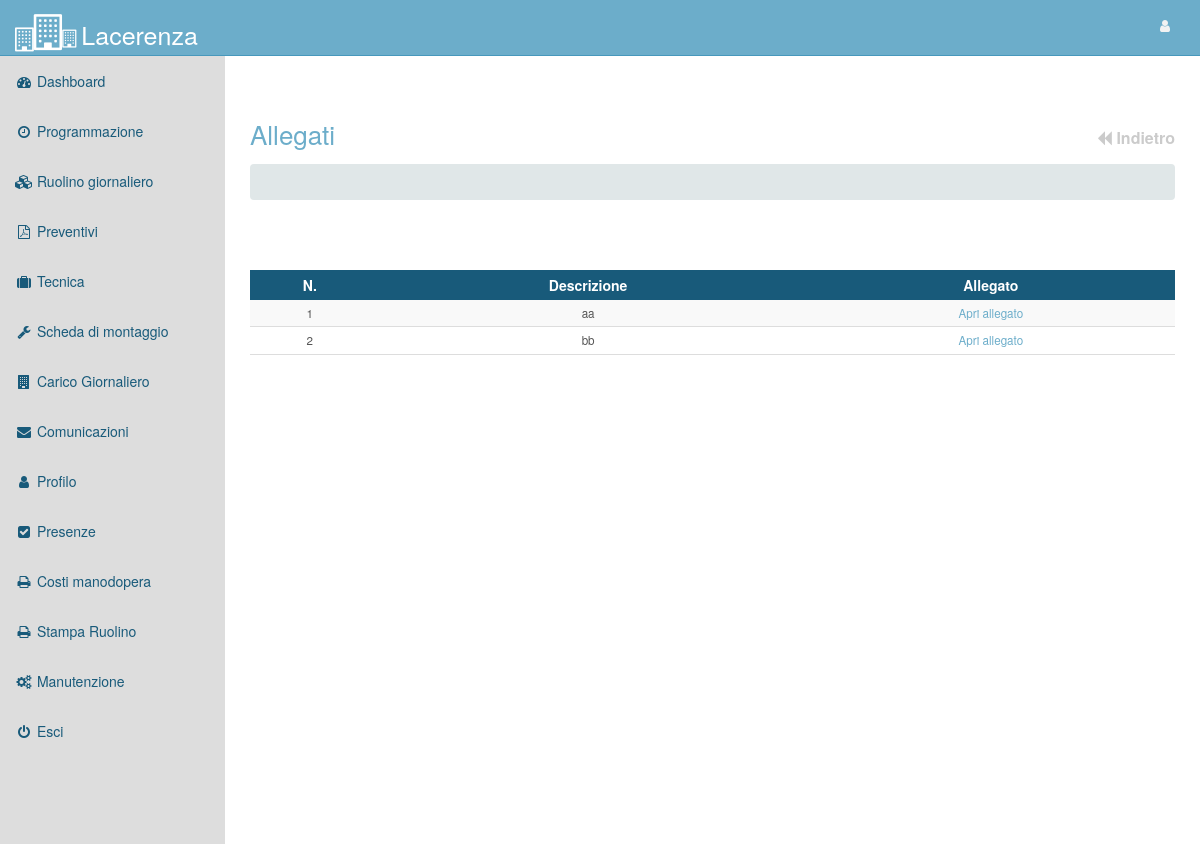
The page /allegati_comunicazione.php?id=5 (signed in) on the database as committed earlier.
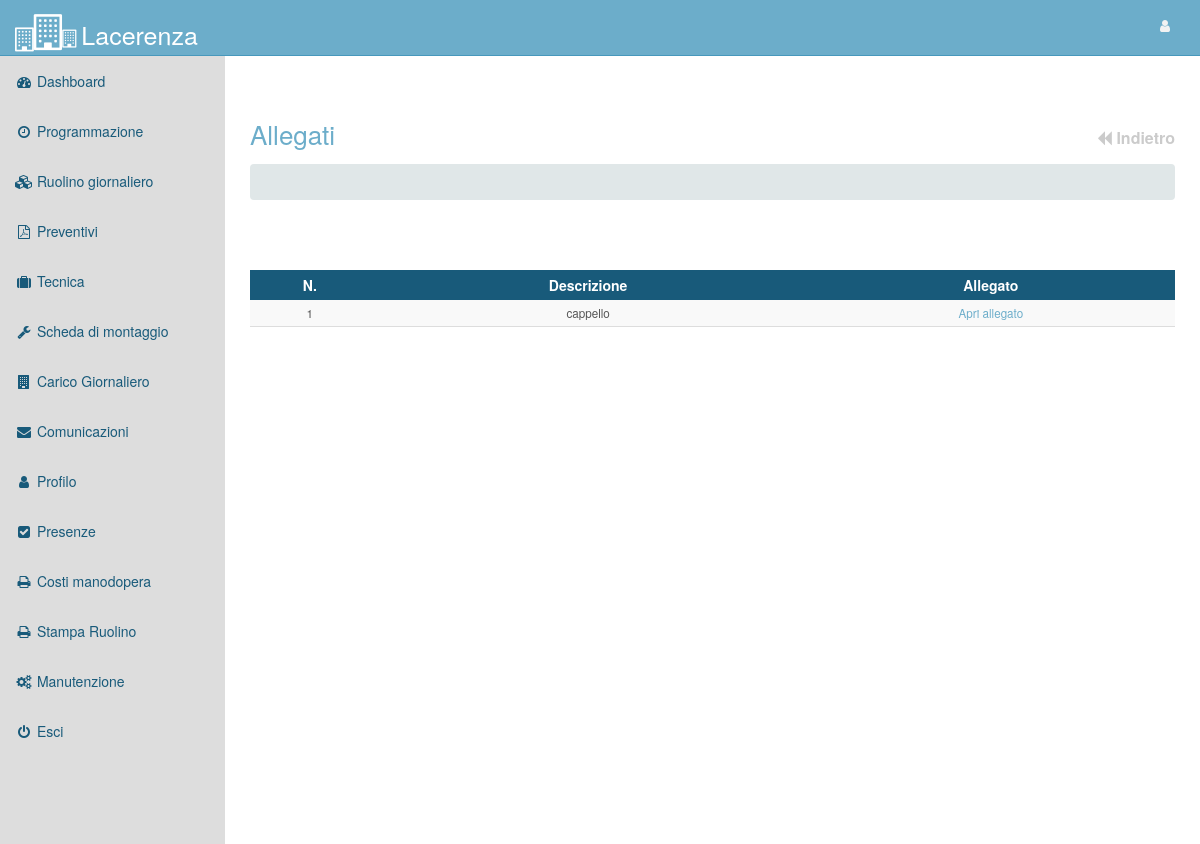
The same page on the database as committed later.
### tables this page shows
CREATE TABLE `tb_allegati_comunicazioni` (
  `id` INTEGER(11) NOT NULL AUTO_INCREMENT,
  `id_comunicazione` INTEGER(11) DEFAULT NULL,
  `link` VARCHAR(256) DEFAULT NULL,
  `descrizione` VARCHAR(512) DEFAULT NULL,
  `utente` VARCHAR(256) DEFAULT NULL,
  `file_name` VARCHAR(256) DEFAULT NULL,
  PRIMARY KEY USING BTREE (`id`),
  UNIQUE INDEX `id` USING BTREE (`id`)
);

### lib/verificaConvertiData.php (called while the page is built)
<?php
function CapovolgiData($data){
	$separatori = array(":", ";", ",", "-"," ");
	$data = str_replace($separatori, "/", $data);
	$data = explode("/", $data);
	$data=$data[2]."-".$data[1]."-".$data[0];
	return $data;
}
?>

### classi/class.Comunicazioni.php (called while the page is built, shortened)
<?php
class Comunicazioni
{
   function __construct()
   {
		$this->numero = 0;
	}
	 public function caricaAllegati($id_comunicazione)
   {
	  $query = "SELECT * FROM tb_allegati_comunicazioni WHERE id_comunicazione = $id_comunicazione;";
	  $e_query = EseguiQuery($query,"selezione");
	  $this->numero = $e_query->num_rows;
      return $e_query;
   }
   public function numero()
   {
      return $this->numero;
   }
}
?>

### databases/db_function.php (called while the page is built, shortened)
<?php
function EseguiQuery ($query, $tipo ='sp', $nomeDB = "my_lacerenza")
	{
		$serverDB = "localhost";
		$usernameDB = "root";
		$passwordDB = "root";
		$mysqli = new mysqli($serverDB, $usernameDB, $passwordDB, $nomeDB);
		switch ($tipo) {
			case 'selezione':
				$RecordsetRisultati = $mysqli->query($query);
				return $RecordsetRisultati;
				break;
		}
	}
?>

### allegati_comunicazione.php (the view, shortened to what this page needs)
<?php
require_once("lib/verificaConvertiData.php");
include("databases/db_function.php");
require_once("classi/class.Comunicazioni.php");
require_once("lib/verificaConvertiData.php");
	include("header.php");
	$id=$_GET['id'];
	$id_commessa=$_GET['id_commessa'];
	$data = isset($_GET['data']) ? $_GET['data'] : date("Y-m-01");
	$data_indietro = ($data != "") ? capovolgiData($data) : date("01-m-Y");
	$a_data = isset($_GET['a_data']) ? $_GET['a_data'] : date("Y-m-31");
	$a_data_indietro = ($a_data != "") ? capovolgiData($a_data) : date("31-m-Y");
$allegati = new Comunicazioni();
$e_query_callegati = $allegati->caricaAllegati($id);
?>
        <div id="page-wrapper">
            <div class="container-fluid">
                <div class="row">
						<div class="col-lg-12">
							<div class="page-title">
								<h1>Allegati <a class="close pull-right" href="pagina_comunicazioni.php?id=<?=$id_commessa?>&data=<?=$data_indietro?>&a_data=<?=$a_data_indietro?>"><i class="fa fa-backward"></i> Indietro</a></h1>
								<ol class="breadcrumb">
								</ol>
							</div>
						</div>
                </div>
                <div class="row">
                    <div class="col-lg-12 ">
                    	<?php if($allegati->numero() > 0){ ?>
<div>
<section id="no-more-tables">
	<table class="table-striped table-condensed cf" style="width:100%; margin-top:10px; margin-bottom:10px">
  <thead>
    <tr >
      <th style="text-align:center">N.</th>
      <th style="text-align:center">Descrizione</th>
      <th style="text-align:center">Allegato</th>
    </tr>
  </thead>
  <tbody>
  <?
  	$i=0;
	while($row_allegati = $e_query_callegati->fetch_array()){
	  $i++;
  ?>
  	<tr>
    	<td style="text-align:center" data-title="N."><?=$i?></td>
    	<td style="text-align:center" data-title="Descrizione">
        	<? if($row_allegati['descrizione'] != "") {
            	echo $row_allegati['descrizione'];
             } else {?>
             	Nessuna
             <? } ?>
        </td>
    	<td style="text-align:center" data-title="Allegato">
        	<a href="<?=$row_allegati['link']?>" target="_blank">Apri allegato</a>
        </td>
    </tr>
    <? } ?>
  </tbody>
 </table>
 </div>
 <?php } ?>
                    </div>
                </div>
            </div>
        </div>
    </div>
</body>
</html>

Rows that differ between the two databases and show on the page:
removed tb_allegati_comunicazioni: descrizione "aa"
removed tb_allegati_comunicazioni: descrizione "bb"
added tb_allegati_comunicazioni: descrizione "cappello"
